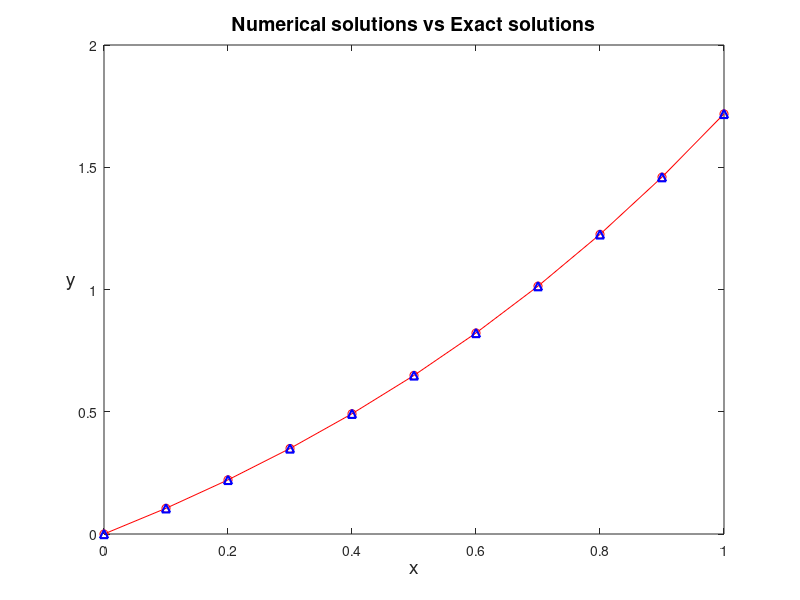

Recreate this plot in MATLAB. (Note: this script raises an error after producing the figure.)
% FEM1a.m
% Finite Element Method
% -u_xx=-exp(x) in [0,1] 
% u(0)=0, u'(1)=e;
% exact solution: u=exp(x)-1.
clear all;  clf
N=10;
h=1/N;
X=0:h:1;
b=zeros(N,1);
A=zeros(N,N);
for i=2:N
    F1=@(x) N*(x-X(i-1)).*(-exp(x));     % handle
    R1=integral(F1,X(i-1),X(i));             % numerical integration
    F2=@(x) N*(X(i+1)-x).*(-exp(x));
    R2=integral(F2,X(i),X(i+1));
    b(i-1)=R1+R2;
end
F3=@(x) N*(x-X(N)).*(-exp(x));
b(N)=integral(F3,X(N),X(N+1))+exp(1); 
% Assemble matrix
a11=N;
a12=-N;
for i=1:N-1
    A(i,i)=2*a11;
    A(i,i+1)=a12;
    A(i+1,i)=a12;
end
A(N,N)=a11;
% solving the linear system
c=A\b;
un=vertcat(0,c); 
ue=exp(X)-1;
ue=ue';
Error=norm(un-ue)
% plot the figure
plot(X,ue,'ro-',X,un,'b^','LineWidth',1.5)
xlabel('x','fontsize', 14), ylabel('y','fontsize',14,'Rotation',0)
title('Numerical solutions vs Exact solutions','fontsize',14),
legend('Exact solutions','Numerical solutions',0)
set(gca,'fontsize',14)


print -dpng -r600  FEM1a.png
